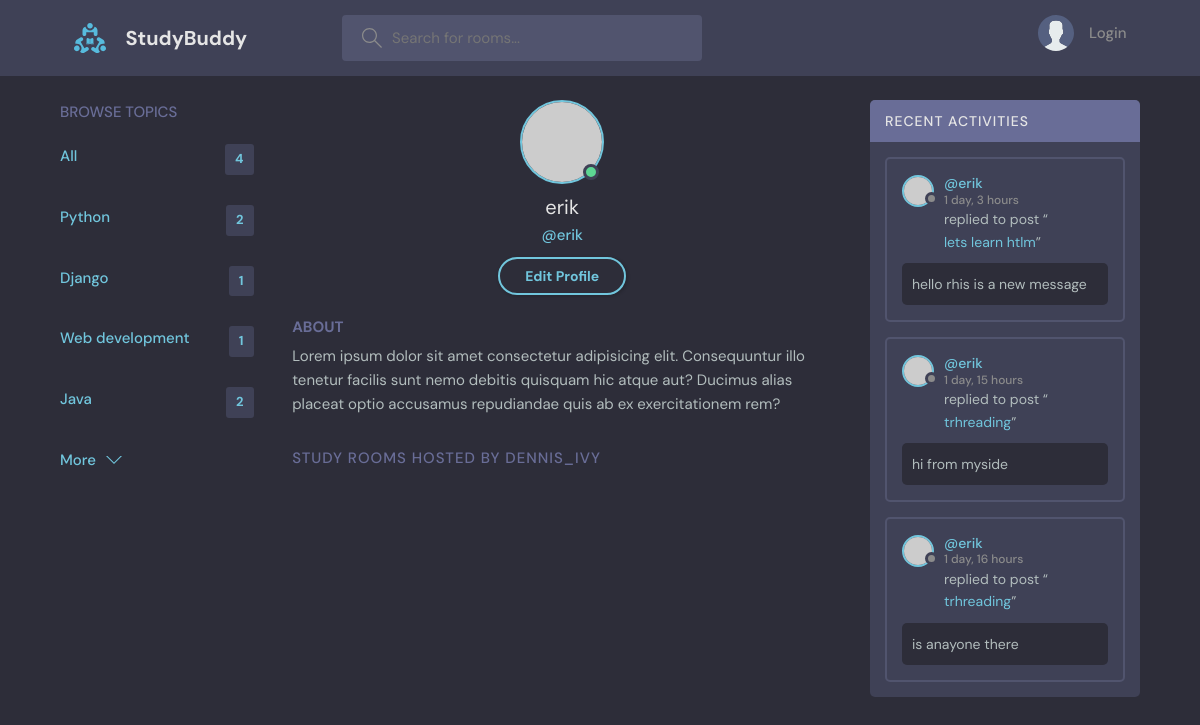
Page /profile/4/ on the earlier database version.
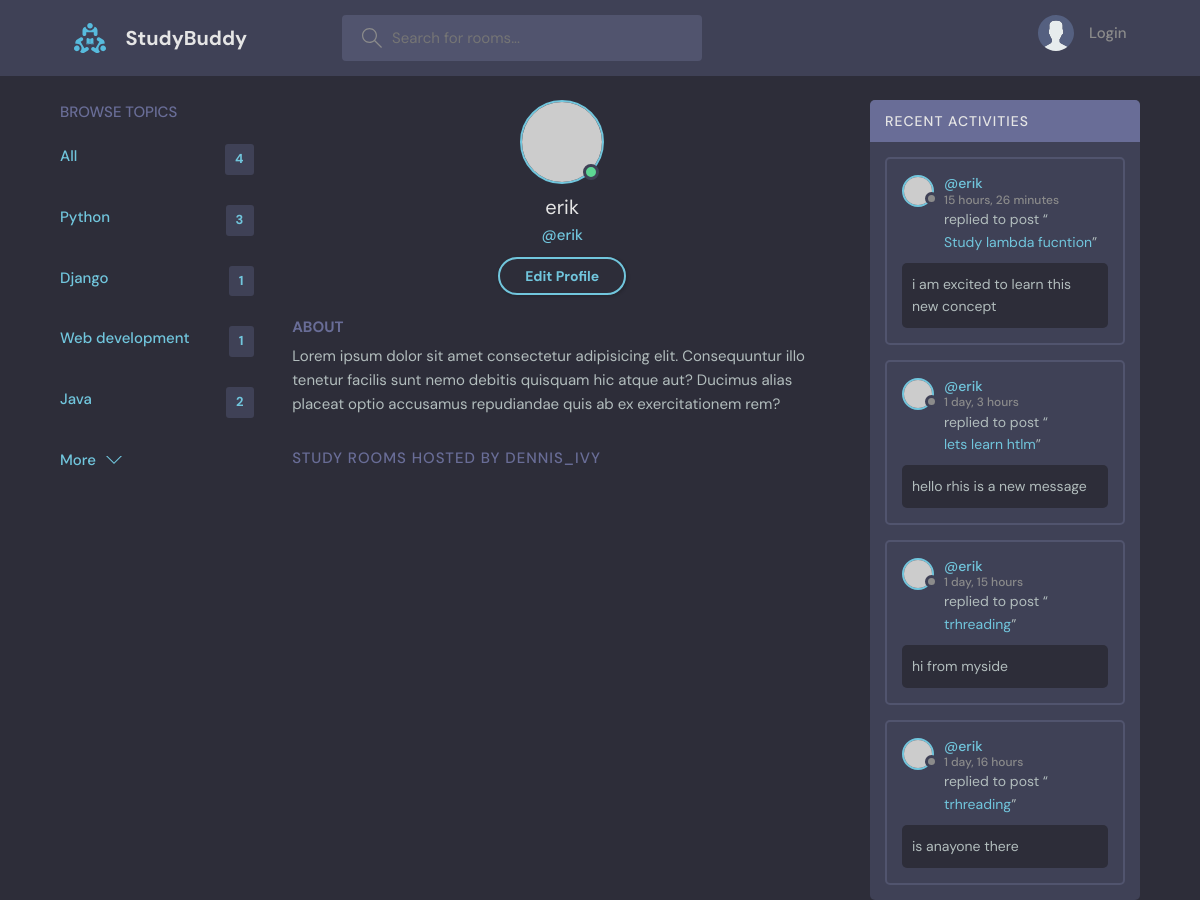
Same page on the later database version.
### base/models.py (models this page shows, shortened)
class Topic(models.Model):
    name = models.CharField(max_length=200)

class Message(models.Model):
    user = models.ForeignKey(User,on_delete=models.CASCADE)
    room = models.ForeignKey(Room,on_delete=models.CASCADE)
    body = models.TextField()
    updated = models.DateTimeField(auto_now=True)
    created = models.DateTimeField(auto_now_add=True)
    class Meta:
        ordering = ["-updated","-created"]
    def __str__(self) -> str:
        return self.body[0:50]

class Room(models.Model):
    host = models.ForeignKey(User,on_delete=models.SET_NULL,null=True)
    topic = models.ForeignKey(Topic,on_delete=models.SET_NULL,null=True)
    name = models.CharField(max_length=200)
    description = models.TextField(null=True,blank=True)
    participants = models.ManyToManyField(User,related_name="participants",blank=True)
    updated = models.DateTimeField(auto_now=True)
    created = models.DateTimeField(auto_now_add=True)
    def __str__(self) -> str:
        return self.name
    class Meta:
        ordering = ["-updated","-created"]

### base/views.py (the view)
# urls.py: path('profile/<str:pk>/',views.userProfile,name="user_profile"),
def userProfile(request,pk):
    user = User.objects.get(id=pk)
    rooms = user.room_set.all()
    room_messages = user.message_set.all()
    topics = Topic.objects.all()
    context = {"user":user,"rooms":rooms,"room_messages":room_messages,"topics":topics}
    return render(request,"base/profile.html",context)

### base/templates/base/profile.html (shortened to what this page needs)
{% extends "main.html" %}
{% block content %}
  <main class="profile-page layout layout--3">
    <div class="container">
      {% include "base/topics_component.html" %}
      <div class="roomList">
        <div class="profile">
          <div class="profile__avatar">
            <div class="avatar avatar--large active">
              <img src="https://randomuser.me/api/portraits/men/11.jpg" />
            </div>
          </div>
          <div class="profile__info">
            <h3>{{ user.username }}</h3>
            <p>@{{ user.username }}</p>
            <a href="edit-user.html" class="btn btn--main btn--pill">Edit Profile</a>
          </div>
          <div class="profile__about">
            <h3>About</h3>
            <p>
              Lorem ipsum dolor sit amet consectetur adipisicing elit. Consequuntur illo tenetur
              facilis sunt nemo debitis quisquam hic atque aut? Ducimus alias placeat optio
              accusamus repudiandae quis ab ex exercitationem rem?
            </p>
          </div>
        </div>
        <div class="roomList__header">
          <div>
            <h2>Study Rooms Hosted by dennis_ivy</a>
            </h2>
          </div>
        </div>
      </div>
      {% include "base/activity_component.html" %}
    </div>
  </main>
{% endblock %}

### base/templates/base/topics_component.html
<div class="topics">
    <div class="topics__header">
      <h2>Browse Topics</h2>
    </div>
    <ul class="topics__list">
        <li>
            <a href="{% url 'home' %}" class="active">All <span>{{ topics.count }}</span></a>
        </li>
        {% for topic in topics %}
        <li>
            <a href="{% url 'home' %}?q={{topic.name}}" class="active">{{topic.name}} <span>{{ topic.room_set.all.count }}</span></a>
          </li>
        {% endfor %}
    </ul>
    <a class="btn btn--link" href="topics.html">
      More
      <svg version="1.1" xmlns="http://www.w3.org/2000/svg" width="32" height="32" viewBox="0 0 32 32">
        <title>chevron-down</title>
        <path d="M16 21l-13-13h-3l16 16 16-16h-3l-13 13z"></path>
      </svg>
    </a>
  </div>

### base/templates/base/activity_component.html (shortened to what this page needs)
<div class="activities">
    <div class="activities__header">
      <h2>Recent Activities</h2>
    </div>
    {% for room_message in room_messages %}
    <div class="activities__box">
      <div class="activities__boxHeader roomListRoom__header">
        <a href="{% url 'user_profile' room_message.user.id %}" class="roomListRoom__author">
          <div class="avatar avatar--small">
            <img src="https://randomuser.me/api/portraits/women/11.jpg" />
          </div>
          <p>
            @{{ room_message.user }}
            <span>{{ room_message.created | timesince}}</span>
          </p>
        </a>
      </div>
      <div class="activities__boxContent">
        <p>replied to post “<a href="room.html">{{ room_message.room }}</a>”</p>
        <div class="activities__boxRoomContent">
            {{ room_message }}
        </div>
      </div>
    </div>
    {% endfor %}
  </div>

Differences in the rows shown:
computed for Topic "Python": room_set.all.count "2" → "3"
added Message: user "erik", created "15 hours, 26 minutes", room "Study lambda fucntion", body "i am excited to learn this new concept"
